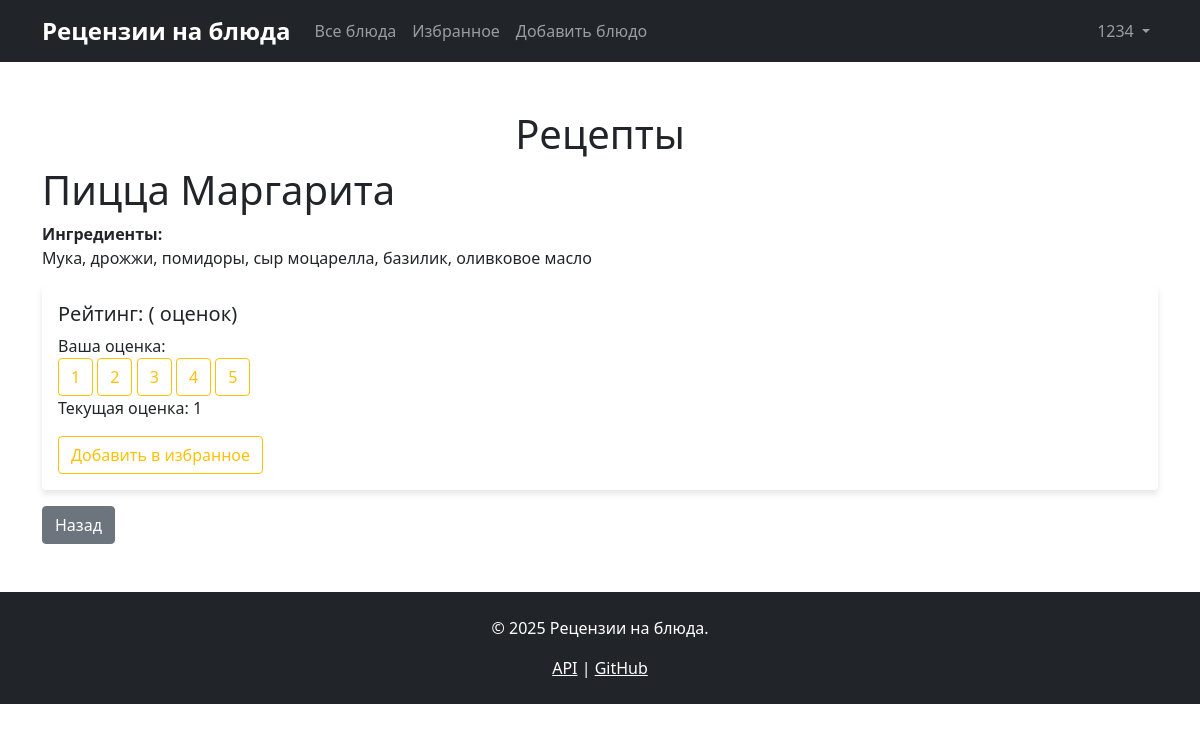
The app's page /dishes/5 (signed in) with its own data.
### data/dishes.py (models this page shows, shortened)
class Dish(SqlAlchemyBase, SerializerMixin):
    __tablename__ = 'dishes'
    id = sqlalchemy.Column(sqlalchemy.Integer,
                           primary_key=True, autoincrement=True)
    name = sqlalchemy.Column(sqlalchemy.String, nullable=True, unique=True)
    ingredients = sqlalchemy.Column(sqlalchemy.Text, nullable=True)
    url = sqlalchemy.Column(sqlalchemy.String, nullable=True)
    author_id = sqlalchemy.Column(sqlalchemy.Integer,
                                  sqlalchemy.ForeignKey("users.id"),
                                  nullable=True)
    ratings = orm.relationship("DishRating", back_populates='dish')
    favourites = orm.relationship("Favourite", back_populates='dish')
    author = orm.relationship('User', backref='created_dishes')

### blueprints/dishes.py (the view)
@dishes_bp.route('/dishes/<int:dish_id>', methods=['GET'])
@login_required
def dish_detail(dish_id):
    session = db_session.create_session()
    dish = session.query(Dish).get(dish_id)
    if not dish:
        flash('Блюдо не найдено', 'danger')
        session.close()
        return redirect(url_for('dishes.dishes_list'))
    dish_view = session.query(DishWithRating).get(dish_id)
    user_rating = session.query(DishRating).filter(
        DishRating.user_id == current_user.id,
        DishRating.dish_id == dish_id
    ).first()
    favourite = session.query(Favourite).filter(
        Favourite.user_id == current_user.id,
        Favourite.dishes_id == dish_id
    ).first()
    session.close()
    return render_template('dish_detail.html',
                           title=dish.name,
                           dish=dish,
                           dish_view=dish_view,
                           user_rating=user_rating.rating if user_rating else None,
                           is_favourite=favourite is not None,
                           get_navbar=get_navbar(),
                           get_footer=get_footer())

### app.py (called while the page is built)
def get_footer():
    return '''<footer class="bg-dark text-white py-4 mt-5">
        <div class="container text-center">
            <p>&copy; 2025 Рецензии на блюда.</p>
            <p class="mb-0">
                <a href="/api/dishes" class="text-white">API</a> |
                <a href="https://github.com" class="text-white">GitHub</a>
            </p>
        </div>
    </footer>'''

@login_manager.user_loader
def load_user(user_id):
    session = db_session.create_session()
    return session.query(User).get(int(user_id))

### blueprints/dishes.py (called while the page is built)
def get_navbar():
    from app import get_navbar as app_get_navbar
    return app_get_navbar()

def get_footer():
    from app import get_footer as app_get_footer
    return app_get_footer()

### data/db_session.py (called while the page is built)
def create_session() -> Session:
    global __factory
    return __factory()

### templates/dish_detail.html (shortened to what this page needs)
{% extends "base.html" %}
{% block content %}
<h1>{{ dish.name }}</h1>
<div class="mb-3">
    <strong>Ингредиенты:</strong>
    <p>{{ dish.ingredients }}</p>
</div>
<div class="card">
    <div class="card-body">
        <h5>Рейтинг: {{ average_rating }} ({{ rating_count }} оценок)</h5>
        <form method="POST" action="{{ url_for('dishes.rate_dish', dish_id=dish.id) }}" class="mb-3">
            <label>Ваша оценка:</label><br>
            {% for i in range(1, 6) %}
                <button type="submit" name="rating" value="{{ i }}" class="btn btn-outline-warning">
                    {{ i }}
                </button>
            {% endfor %}
            {% if user_rating %}
                <p>Текущая оценка: {{ user_rating }}</p>
            {% endif %}
        </form>
        <form method="POST" action="{{ url_for('dishes.toggle_favourite', dish_id=dish.id) }}">
            <button type="submit" class="btn {% if is_favourite %}btn-warning{% else %}btn-outline-warning{% endif %}">
                {% if is_favourite %}Удалить из избранного{% else %}Добавить в избранное{% endif %}
            </button>
        </form>
    </div>
</div>
<a href="{{ url_for('dishes.dishes_list') }}" class="btn btn-secondary mt-3">Назад</a>
{% endblock %}

### static/css/style.css (style rules this page uses)
.navbar-brand { font-weight: bold; font-size: 1.5rem; }
.card { box-shadow: 0 4px 6px rgba(0, 0, 0, 0.1); border: none; }

### records on screen
Dish: name "Пицца Маргарита", ingredients "Мука, дрожжи, помидоры, сыр моцарелла, базилик, оливковое масло"

### other values on screen
{{ get_navbar|safe }} "Рецензии на блюда Все блюда Избранное Добавить блюдо 1234"
{{ i }} "1" "2" "3" "4" "5"
{{ user_rating }} "1"
{{ get_footer|safe }} "© 2025 Рецензии на блюда. API | GitHub"
